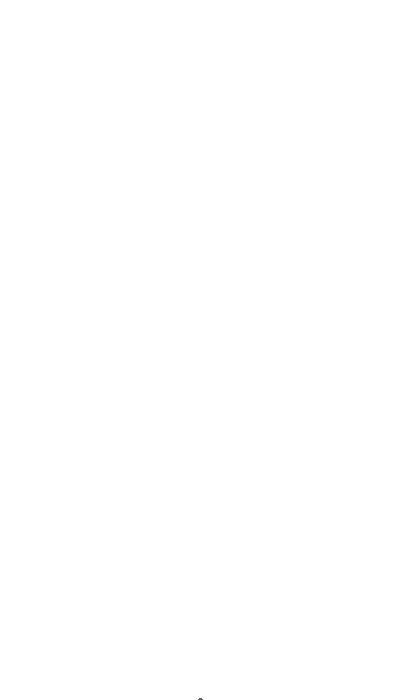
Frame 1 (no input)
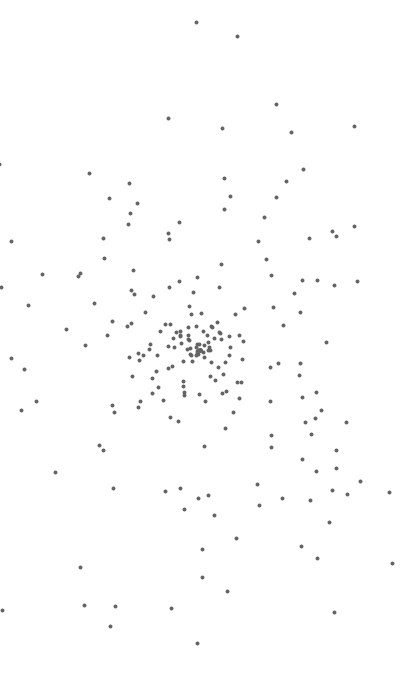
Frame 60 (the mouse pressed at the canvas centre just before this capture)
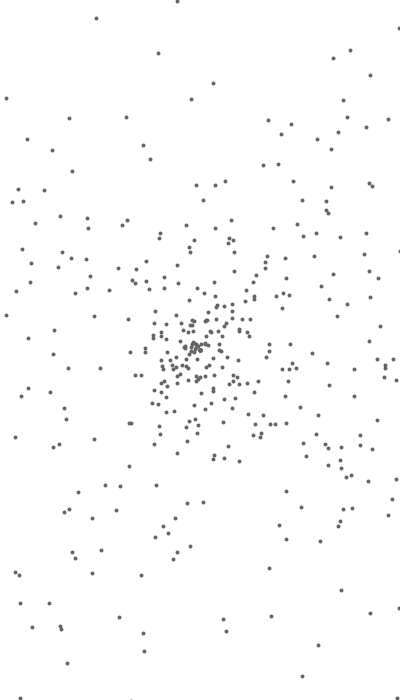
Frame 120 (the mouse held since frame 60 and released just before this capture)

The Processing sketch that drew these frames (run headless with seeded random() and noise(); from frame 60 on, the mouse is pressed at the canvas centre):

// Processing sketch: processing_58473
// ── processing_58473.pde


int nombre = 500;
PVector[] pos;
PVector[] vel;
int[] tps;


void setup() {
    size(400,700);
      frameRate(24);
     
      
   

    pos = new PVector[nombre];
    vel = new PVector[nombre];
    tps = new int[nombre];

    for(int i = 0; i < nombre; i++) {
        pos[i] = new PVector(0,0);
        if (i < nombre/2) {
            vel[i] = new PVector(random(-width,width), random(-20,20));
            tps[i] = int(random(50,100));
         
        } else {
            vel[i] = new PVector(0,0);
            tps[i] = int(random(0,50));
            
            
        }
    }
}

void draw() {
    background(255);
  //ellipse(random(0,200),random(0,200),random(0,200),random(0,200));
    stroke(100,100,100);
    strokeWeight(4);
    
    
    smooth();
 

    for(int i = 0; i < nombre; i++) {
        point(pos[i].x + width/2, pos[i].y + height);
        //line(pos[i].x + width/2, pos[i].y + height,pos[i].x + width/2+20, pos[i].y + height+20);
    }

    for(int i = 0; i < nombre; i++) {
        pos[i].add( vel[i] );
        tps[i]--;
        if (tps[i] < 0) {
        
             vel[i] = new PVector(random(-10,10), random(-10,10));
            pos[i] = new PVector(0,-350);
            tps[i] = int(random(40,50));
            
     
    }   
    


    }

    
    


}
